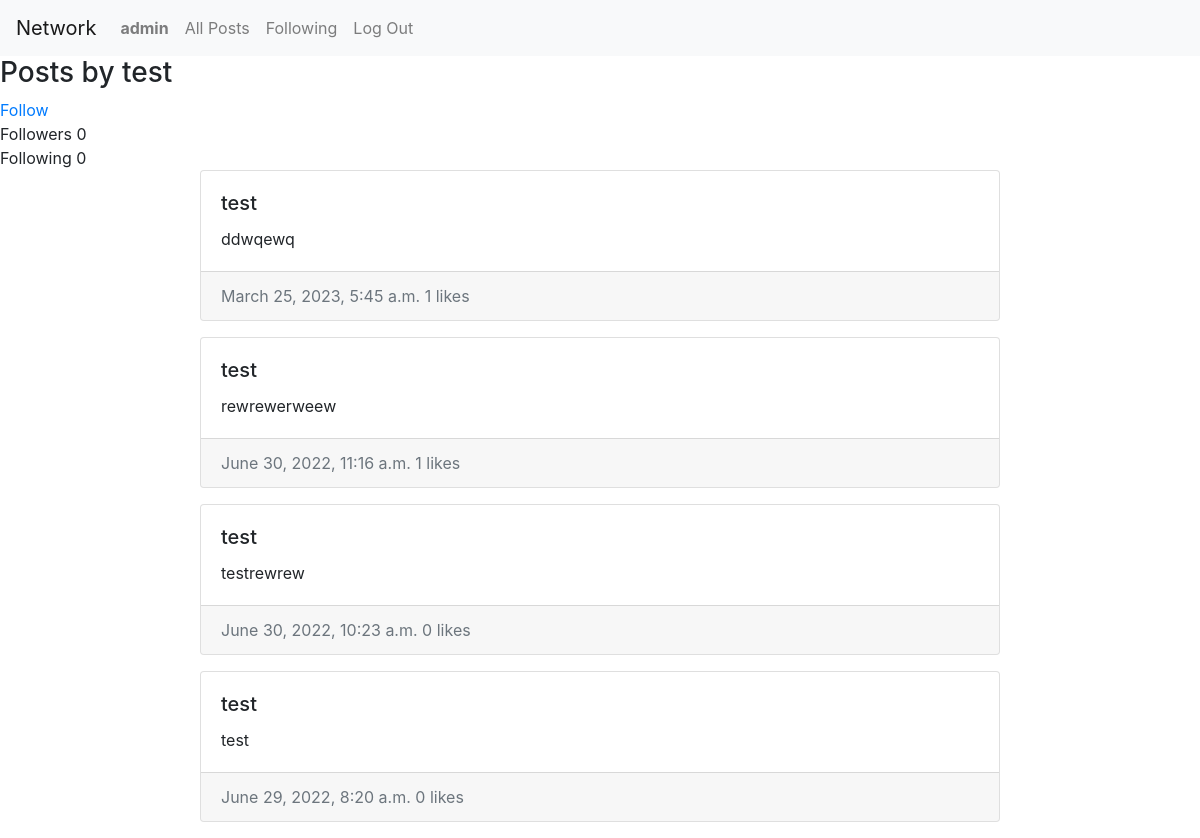
The app's page /profile/1 (signed in), older data.
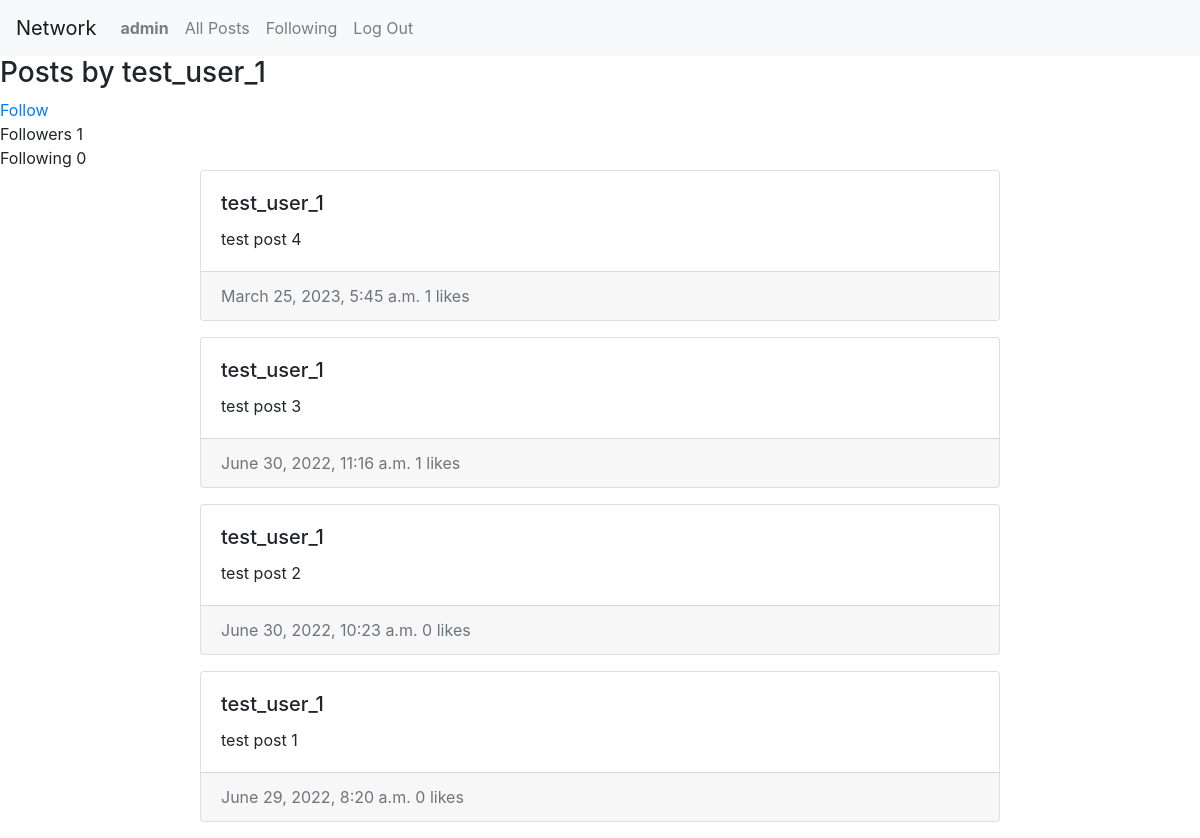
The same page, newer data.
### network/models.py (models this page shows)
class User(AbstractUser):
    pass

class Post(models.Model):
    poster = models.ForeignKey(User, on_delete=models.CASCADE, related_name="own_post")
    content = models.TextField(blank=False)
    time = models.DateTimeField()
    liked_by = models.ManyToManyField(User, related_name="liked_posts", blank=True, default=None)

### network/views.py (the view)
# urls.py: path("profile/<int:profile_id>", views.profile, name = "profile"),
def profile(request, profile_id):
    user_posts = Post.objects.filter(poster_id=profile_id).order_by("-time")
    following = False
    self_profile = False
    if profile_id == request.user.id:
        self_profile = True
    current_relationship = Relationship.objects.filter(user_id=request.user, following_user_id=User.objects.get(pk=profile_id))
    if current_relationship.exists():
        following = True
    n_followers = Relationship.objects.filter(following_user_id=profile_id).count()
    print(n_followers)
    n_following = Relationship.objects.filter(user_id=profile_id).count()
    return render(request, "network/profile.html", {
        "user_posts": user_posts,
        "following": following,
        "self_profile": self_profile,
        "n_following": n_following,
        "n_followers": n_followers
    })

### network/templates/network/profile.html
{% extends "network/layout.html" %}
{% block body %}
{% if user_posts %}
    <h3> Posts by {{ user_posts.first.poster }} </h3>
    {% if not self_profile %}
      {% if following %}
        <a href = "{% url 'follow' profile_id=user_posts.first.poster_id %}"> Unfollow </a>
      {% else %}
        <a href = "{% url 'follow' profile_id=user_posts.first.poster_id %}"> Follow </a>
      {% endif %}
    {% endif %}
    <div>
      <span class="profile-stats-item profile-stats-item-label">Followers</span>
      <span class="profile-stats-item profile-stats-item-number">{{ n_followers }}</span>
    </div>
    <div>
      <span class="profile-stats-item profile-stats-item-label">Following</span>
      <span class="profile-stats-item profile-stats-item-number">{{ n_following }}</span>
    </div>
    {% for post in user_posts %}
        <div class="card text-bg-light mb-3 comment">
            <div class="card-body">
                <h5 class="card-title">
                    {{post.poster}}
                </h5>
                <p class="card-text">
                    {{post.content}}
                </p>
            </div>
            <div class="card-footer text-muted">
                {{post.time}}
                {{post.liked_by.count}} likes
            </div>
        </div>
    {% endfor %}
{% else %}
    <h3> No posts by this user or user does not exist </h3>
{% endif %}
{% endblock %}

### network/templates/network/layout.html (shortened to what this page needs)
{% load static %}
<!DOCTYPE html>
<html lang="en">
    <head>
        <link rel="stylesheet" href="https://stackpath.bootstrapcdn.com/bootstrap/4.4.1/css/bootstrap.min.css">
        <link href="{% static 'network/styles.css' %}" rel="stylesheet">
    </head>
    <body>
        <nav class="navbar navbar-expand-lg navbar-light bg-light">
            <a class="navbar-brand" href="#">Network</a>
            <div>
              <ul class="navbar-nav mr-auto">
                {% if user.is_authenticated %}
                    <li class="nav-item">
                        <a class="nav-link" href="#"><strong>{{ user.username }}</strong></a>
                    </li>
                {% endif %}
                <li class="nav-item">
                  <a class="nav-link" href="{% url 'index' %}">All Posts</a>
                </li>
                {% if user.is_authenticated %}
                    <li class="nav-item">
                        <a class="nav-link" href="{% url 'following' %}">Following</a>
                    </li>
                    <li class="nav-item">
                        <a class="nav-link" href="{% url 'logout' %}">Log Out</a>
                    </li>
                {% endif %}
              </ul>
            </div>
          </nav>
        <div class="body">
            {% block body %}
            {% endblock %}
        </div>
    </body>
</html>

### network/static/network/styles.css (style rules this page uses)
.comment { max-width: 50rem; margin: 0 auto; }

Row changes from the older to the newer data that the page shows:
changed Post: first.poster "test" → "test_user_1"; poster "test" → "test_user_1"; content "ddwqewq" → "test post 4"
changed Post: poster "test" → "test_user_1"; content "rewrewerweew" → "test post 3"
changed Post: poster "test" → "test_user_1"; content "testrewrew" → "test post 2"
changed Post: poster "test" → "test_user_1"; content "test" → "test post 1"
Text that changed along with them:
{{ n_followers }}: "0" → "1"
